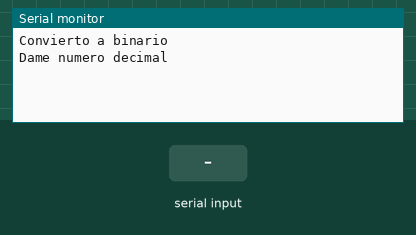
Simulated run of this sketch. Board: Arduino Uno, built with avr-gcc and run on an emulated ATmega328P. On the bench: the last lines printed to the serial monitor. Inputs (shaded band) come from the test bench.

Above: at 1.2 s.
1.3 s: "90,45\n" received over Serial
At 2.2 s:
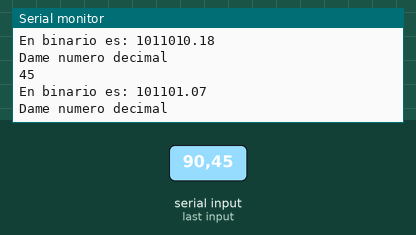
At 3.1 s:
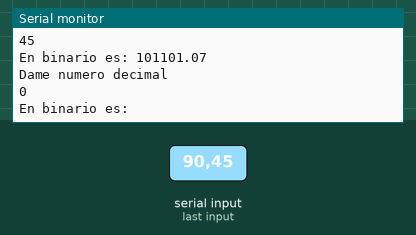

The sketch:

arduino.63.decimalbinariofunciones.ino
```cpp
int condicion = 0;  //control de flujo
int dec = 0;        //declaracion variable decimal

void setup() {

  Serial.begin(9600); //velocidad serial 9600
  Serial.println("Convierto a binario");
  Serial.println("Dame numero decimal ");

}

void loop() { //repite continuamente

  while (condicion == 0) {  //condicion inicial

    if (Serial.available() > 0) { //si dato en serial entra
      dec = Serial.parseInt(); //entra entero como dec
      Serial.println(dec);    //muestra valor de dec
      condicion = 1;        //sale de condicion
    }

  }

  Serial.print("En binario es: ");
  float salida = convierto(dec); //se invoca la conversion
  Serial.println(salida);      //se muestra la conversion en float
  Serial.println("Dame numero decimal");
  condicion = 0;         //reinicia la condicion para pedir dato
}

float convierto(int z) {   //definicion de funcion de conversion

  float bin;   //se declara
  float i;     //variables auxiliares
  float db;
  float r;
  bin = 0;     //bin inicia en 0
  i = 0;       //iterador inicia en 0

  do {       //bucle do while

    r = z % 2;          //iteracion para conversion (modulo sucesivas)
    bin = bin + pow(10, i) * r; //pow() necesita float
    i = i + 1;
    z = int(z / 2);

  } while (z != 1);        //mientras z sea diferente a 1

  db = bin + pow(10, i);   //db debe ser float
  return db;               //retornar valor de conversion

}
```

Measured:
- after the input at 1.3 s, the serial monitor: prints a new line at once (image 1)
